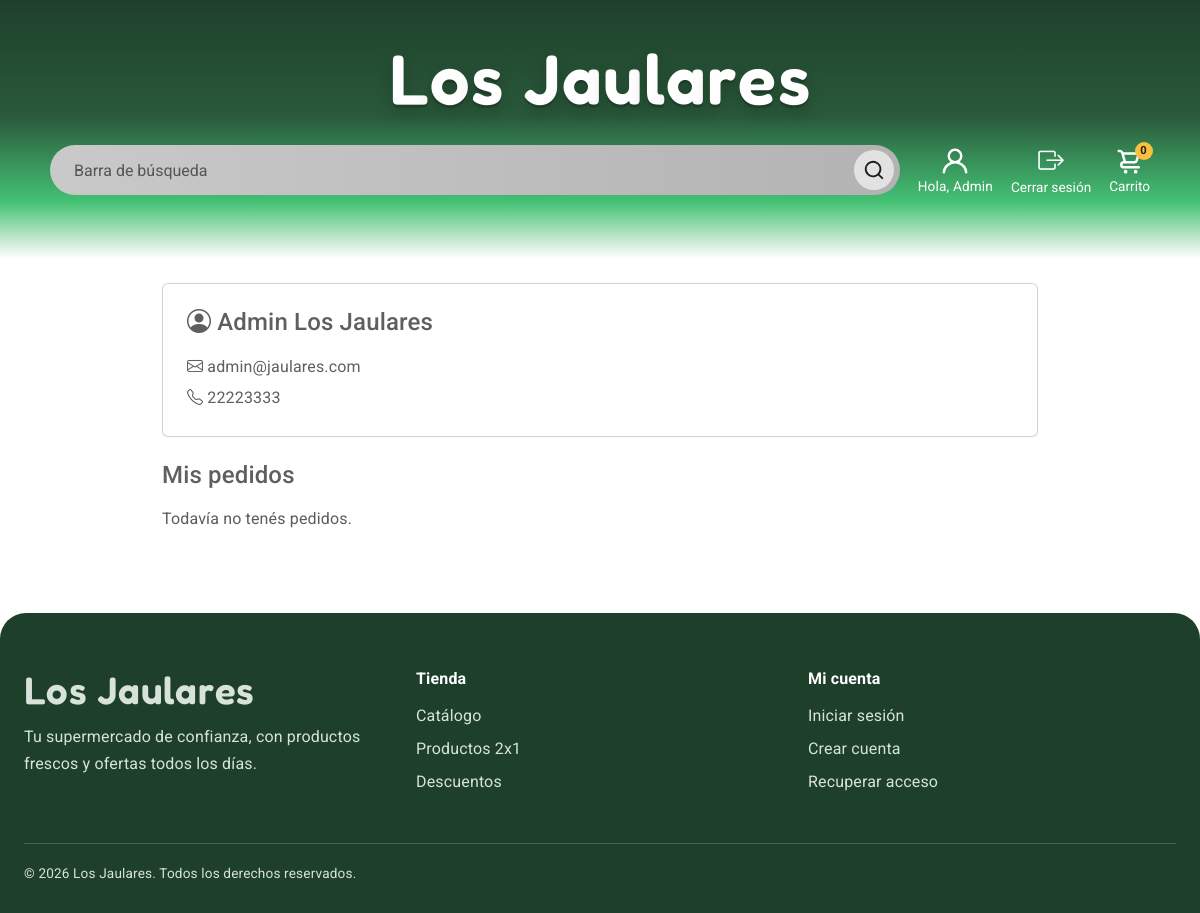
/View/Cuenta/perfil.php (signed in), run on the app's committed database.
### tables this page shows
CREATE TABLE usuarios (
    id_usuario      INT AUTO_INCREMENT PRIMARY KEY,
    id_rol          INT NOT NULL,
    nombre          VARCHAR(60)  NOT NULL,
    apellidos       VARCHAR(100) NOT NULL,
    correo          VARCHAR(120) NOT NULL,
    telefono        VARCHAR(20)  NULL,
    password_hash   VARCHAR(255) NOT NULL,
    activo          TINYINT(1)   NOT NULL DEFAULT 1,
    fecha_registro  DATETIME     NOT NULL DEFAULT CURRENT_TIMESTAMP,
     
    intentos_fallidos INT        NOT NULL DEFAULT 0,
    bloqueado_hasta   DATETIME   NULL,
    CONSTRAINT uq_usuarios_correo UNIQUE (correo),
    CONSTRAINT fk_usuarios_rol FOREIGN KEY (id_rol) REFERENCES roles(id_rol),
    CONSTRAINT ck_usuarios_activo CHECK (activo IN (0,1))
);

### Model/CarritoModel.php (called while the page is built, shortened)
<?php
function LlamarLista($sql, $tipos = '', $parametros = [], $accion = '', $admin = false)
{
    try {
        $context = $admin ? ConectarAdmin() : Conectar();
        $sentencia = $context -> prepare($sql);
        if ($tipos != '') {
            $sentencia -> bind_param($tipos, ...$parametros);
        }
        $sentencia -> execute();
        $response = $sentencia -> get_result();
        $data = [];
        if ($response) {
            while ($row = $response -> fetch_assoc()) {
                $data[] = $row;
            }
        }
        return $data;
    }
    catch (Exception $exc) {
        RegistrarError($exc, $accion);
        return [];
    }
}

### Model/PedidoModel.php (called while the page is built, shortened)
<?php
include_once __DIR__ . '/CarritoModel.php';
function ConsultarUsuarioModel($idUsuario)
{
    $filas = LlamarLista("CALL sp_usuario_obtener(?)", "i", [$idUsuario], "ConsultarUsuarioModel");
    return $filas[0] ?? null;
}
function ConsultarPedidosClienteModel($idUsuario)
{
    return LlamarLista("CALL sp_pedido_listar_cliente(?)", "i", [$idUsuario], "ConsultarPedidosClienteModel");
}

### Controller/PedidoController.php (called while the page is built, shortened)
<?php
include_once __DIR__ . '/../Model/PedidoModel.php';
function ConsultarUsuario()
{
    return ConsultarUsuarioModel((int) $_SESSION['idUsuario']);
}
function ConsultarPedidosCliente()
{
    return ConsultarPedidosClienteModel((int) $_SESSION['idUsuario']);
}

### Controller/ConfigController.php (called while the page is built, shortened)
<?php
function Texto($valor)
{
    return htmlspecialchars((string) $valor, ENT_QUOTES, 'UTF-8');
}

### View/Cuenta/perfil.php (the view, shortened to what this page needs)
<?php
include_once __DIR__ . '/../layoutInterno.php';
include_once __DIR__ . '/../../Controller/PedidoController.php';
$u = ConsultarUsuario();
$pedidos = ConsultarPedidosCliente();
?>
<!DOCTYPE html>
<html lang="es">
  <body>
    <main class="container py-4" style="max-width:900px">
      <div class="card p-4 mb-4">
        <h2 class="h4 mb-3"><i class="bi bi-person-circle"></i> <?php echo Texto($u['nombre'] . ' ' . $u['apellidos']); ?></h2>
        <p class="mb-1"><i class="bi bi-envelope"></i> <?php echo Texto($u['correo']); ?></p>
        <p class="mb-0"><i class="bi bi-telephone"></i> <?php echo Texto($u['telefono']); ?></p>
      </div>
      <h3 class="h4 mb-3">Mis pedidos</h3>
      <?php if (count($pedidos) == 0) { ?><p class="text-muted">Todavía no tenés pedidos.</p><?php } ?>
    </main>
  </body>
</html>

### View/Assets/css/style.css (style rules this page uses)
:root { --verde-oscuro: #1E402B; --verde: #1E402B; --verde-medio: #44C174; --verde-claro: #44C174; --verde-suave: #eef5ef; --gris-campo: #efefef; --gris-borde: #bdbdbd; --texto: #1d1d1d; --texto-suave: #5f5f5f; --amarillo-oferta: #F9C040; --fuente-marca: 'Fredoka', 'Roboto', Arial, sans-serif; --fuente-texto: 'Roboto', Arial, sans-serif; }
body { --bs-body-font-family: var(--fuente-texto); --bs-body-font-size: 1rem; --bs-body-line-height: 1.7; --bs-body-color: var(--texto-suave); --bs-link-color: var(--texto); --bs-link-hover-color: var(--verde); --bs-link-color-rgb: 29, 29, 29; --bs-link-hover-color-rgb: 43, 72, 51; --bs-primary: #1E402B; --bs-primary-rgb: 43, 72, 51; --bs-secondary-rgb: 238, 245, 239; --bs-info-rgb: 244, 248, 244; --bs-light-rgb: 247, 247, 247; --bs-border-color: #ececec; letter-spacing: .01em; }
h1, h2, h3, h4, h5, h6 { color: var(--texto); font-family: var(--fuente-texto); font-weight: 700; }
.card { transition: box-shadow 0.3s ease; }

### data on the page
usuarios: Texto($u['nombre'] . ' ' . $u['apellidos']) "Admin Los Jaulares", correo "admin@jaulares.com", telefono "22223333"

### other printed values
Texto($_SESSION['nombre']) "Admin"
$articulos "0"
